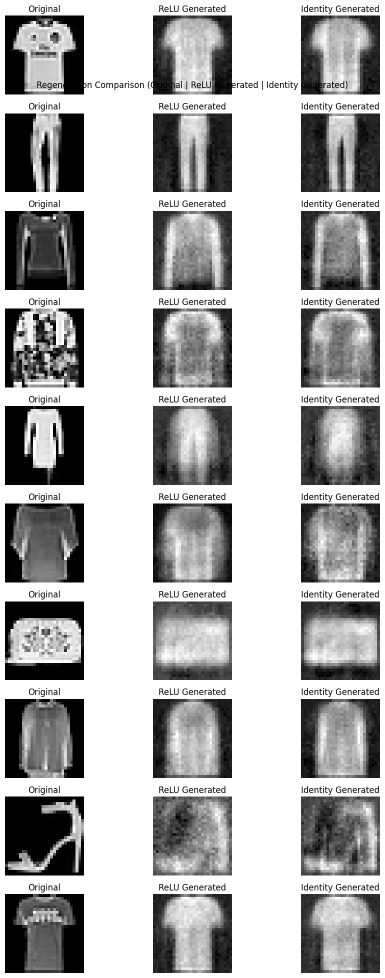
#> input picture A3/Q3/regenerated_images.png, 769 x 1956 px (shown at 1/2 size)
$ python -i C.py   (imports and definitions only)   (older library calls are emulated)
#> lines starting #> are read from the running program, lines starting #| are printed output that depends on the picture
import cv2
import numpy as np
import pandas as pd
from skimage.feature import hog, local_binary_pattern
from sklearn.ensemble import RandomForestClassifier
from sklearn.model_selection import train_test_split
from sklearn.preprocessing import StandardScaler, LabelEncoder
from sklearn.metrics import accuracy_score
import os
import pickle

# Load the labels
labels_df = pd.read_csv('label.csv')
#> (reads A2/Q3/label.csv from the repository)

image_directory = 'data'

def extract_edges(image_path):
    image = cv2.imread(image_path)
    if image is None:
        return None
    gray_image = cv2.cvtColor(image, cv2.COLOR_BGR2GRAY)
    blur_image = cv2.GaussianBlur(gray_image, (11, 11), 0)
    edges = cv2.Canny(blur_image, 100, 200)
    return edges.flatten()

def extract_orb_features(image_path, max_features=128):
    image = cv2.imread(image_path)
    if image is None:
        return None
    gray_image = cv2.cvtColor(image, cv2.COLOR_BGR2GRAY)
    orb = cv2.ORB_create()
    keypoints, descriptors = orb.detectAndCompute(gray_image, None)
    if descriptors is not None:
        if descriptors.shape[0] > max_features:
            descriptors = descriptors[:max_features, :]
        elif descriptors.shape[0] < max_features:
            padding = np.zeros((max_features - descriptors.shape[0], descriptors.shape[1]))
            descriptors = np.vstack((descriptors, padding))
        return descriptors.flatten()
    else:
        return np.zeros(max_features * 32)

def extract_hog_features(image_path):
    image = cv2.imread(image_path, cv2.IMREAD_GRAYSCALE)
    if image is None:
        return None
    image = cv2.resize(image, (256, 256))
    blur_image = cv2.GaussianBlur(image, (11,11), 0)
    features, _ = hog(blur_image, pixels_per_cell=(8, 8), block_norm='L2-Hys', visualize=True)

    # Compute mean, median, variance of HOG features
    mean_hog = np.mean(features)
    median_hog = np.median(features)
    var_hog = np.var(features)

    # Add these statistics to the HOG features
    hog_stats = np.array([mean_hog, median_hog, var_hog])
    combined_hog_features = np.concatenate([features, hog_stats])

    return combined_hog_features

def extract_lbp_features(image_path, radius=1, n_points=8):
    image = cv2.imread(image_path)
    if image is None:
        return None
    gray_image = cv2.cvtColor(image, cv2.COLOR_BGR2GRAY)
    lbp = local_binary_pattern(gray_image, n_points, radius, method='uniform')
    hist, _ = np.histogram(lbp.ravel(), bins=np.arange(0, n_points + 3), range=(0, n_points + 2))
    hist = hist.astype("float")
    hist /= (hist.sum() + 1e-7)
    return hist

def extract_gabor_features(image_path):
    image = cv2.imread(image_path)
    if image is None:
        return None
    gray_image = cv2.cvtColor(image, cv2.COLOR_BGR2GRAY)
    gabor_features = []
    for theta in range(4):
        theta = theta / 4. * np.pi
        for sigma in (1, 3):
            for lamda in np.pi / 4 * np.array([0.5, 1.0]):
                kernel = cv2.getGaborKernel((21, 21), sigma, theta, lamda, 0.5, 0, ktype=cv2.CV_32F)
                filtered_img = cv2.filter2D(gray_image, cv2.CV_8UC3, kernel)
                gabor_features.append(filtered_img.mean())
                gabor_features.append(filtered_img.var())
    return np.array(gabor_features)

def extract_color_histogram(image_path, bins=(8, 8, 8)):
    image = cv2.imread(image_path)
    if image is None:
        return None
    hsv_image = cv2.cvtColor(image, cv2.COLOR_BGR2HSV)
    hist = cv2.calcHist([hsv_image], [0, 1, 2], None, bins, [0, 180, 0, 256, 0, 256])
    hist = cv2.normalize(hist, hist).flatten()
    return hist

# Combine all features into a single feature vector
def extract_combined_features(image_path):
    edges = extract_edges(image_path)
    orb_features = extract_orb_features(image_path)
    hog_features = extract_hog_features(image_path)
    lbp_features = extract_lbp_features(image_path)
    gabor_features = extract_gabor_features(image_path)
    color_histogram = extract_color_histogram(image_path)

    # Ensure all features have a consistent length
    feature_list = [edges, orb_features, hog_features, lbp_features, gabor_features, color_histogram]
    max_length = max(len(f) for f in feature_list if f is not None)

    padded_features = []
    for feature in feature_list:
        if feature is not None:
            if len(feature) < max_length:
                feature = np.pad(feature, (0, max_length - len(feature)), mode='constant')
            padded_features.append(feature)

    combined_features = np.hstack(padded_features)
    return combined_features

# Extract features from all images
features_list = []
file_names = []

# [8 lines not run here, left out]

# Convert to NumPy array
X = np.array(features_list)

# Normalize features
scaler = StandardScaler()
# [1 line that did not run here, left out]

# Encode the labels
label_encoder = LabelEncoder()
y = label_encoder.fit_transform(labels_df['label'])

# Train-test split
# First, select 6000 samples with stratification
# [1 line that did not run here, left out]

# Initialize and train the Random Forest model with the provided best parameters
best_rf_params = {
    'max_depth': 25,
    'min_samples_leaf': 2,
    'min_samples_split': 5,
    'n_estimators': 1000
}

rf = RandomForestClassifier(**best_rf_params, random_state=42)
# [1 line not run here, left out]

# Test the model
# [1 line that did not run here, left out]
# [1 line that did not run here, left out]
# [1 line not run here, left out]

# Optional: Save the model to a file
model_filename = 'trained_random_forest_model.pkl'
# [2 lines not run here, left out]

# Identify misclassified images
# [1 line that did not run here, left out]
# [3 lines not run here, left out]

>>> result = extract_combined_features('A3/Q3/regenerated_images.png')
#> in extract_edges, image is the input picture: shape (1956, 769, 3); min 0, max 255, mean 175.8
#> in extract_edges, `blur_image = cv2.GaussianBlur(gray_image, (11, 11), 0)`:
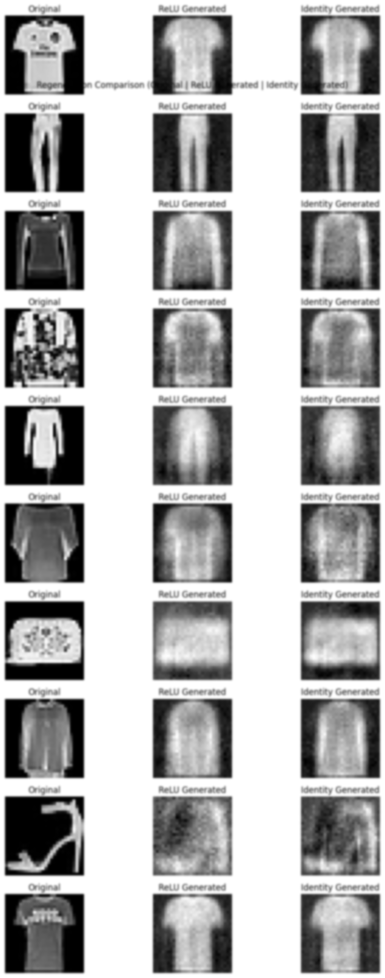
#> blur_image: shape (1956, 769) (shown at 1/2 size); min 0, max 255, mean 175.8
#> in extract_edges, `edges = cv2.Canny(blur_image, 100, 200)`:
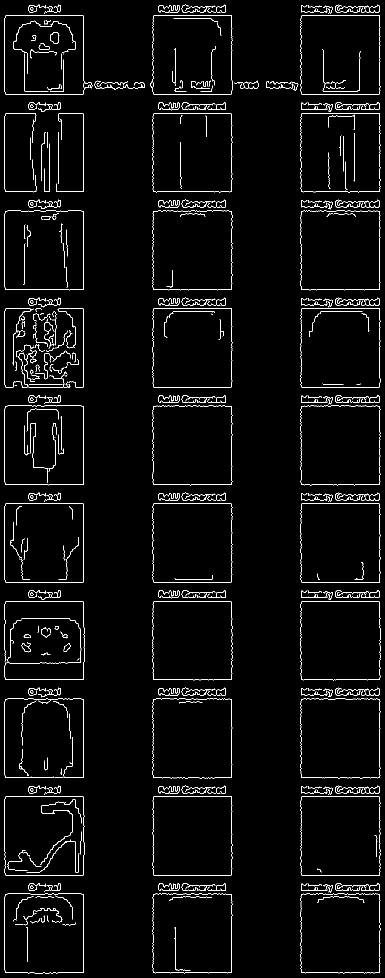
#> edges: shape (1956, 769) (shown at 1/2 size); 2.8% white in thin lines or dots
#> in extract_orb_features, `keypoints, descriptors = orb.detectAndCompute(gray_image, None)`: keypoints = 503 keypoints; strongest (x, y, size): (556, 169, 31), (470, 169, 31), (108, 800, 31), (108, 995, 31)
#> in extract_combined_features, `orb_features = extract_orb_features(image_path)`: orb_features = 4096 values, max 255 at index 589, min 0 at index 481, mean 131.8
#> in extract_hog_features, `image = cv2.resize(image, (256, 256))`:
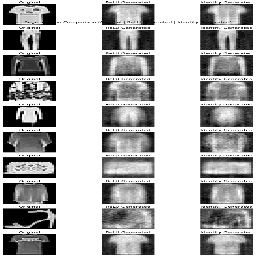
#> image: shape (256, 256); min 0, max 255, mean 175.6
#> in extract_hog_features, `blur_image = cv2.GaussianBlur(image, (11,11), 0)`:
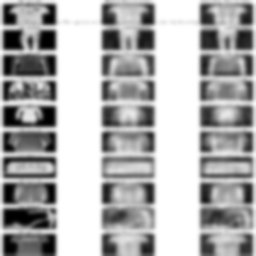
#> blur_image: shape (256, 256); min 0, max 255, mean 175.2
#> in extract_hog_features, `mean_hog = np.mean(features)`: mean_hog = 0.0532
#> in extract_hog_features, `median_hog = np.median(features)`: median_hog = 0.00616
#> in extract_hog_features, `var_hog = np.var(features)`: var_hog = 0.00845
#> in extract_hog_features, `hog_stats = np.array([mean_hog, median_hog, var_hog])`: hog_stats = [0.0532, 0.00616, 0.00845]
#> in extract_lbp_features, `lbp = local_binary_pattern(gray_image, n_points, radius, method='unifo..`:
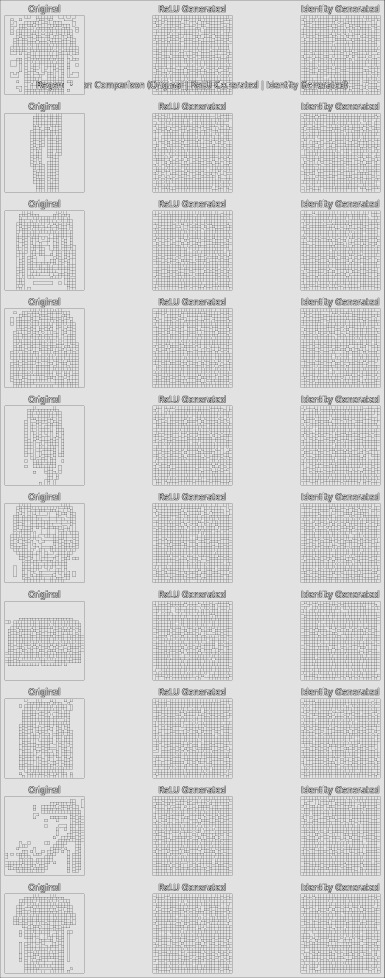
#> lbp: shape (1956, 769) float64 (shown at 1/2 size); min 0, max 9, mean 7.47; drawn with min black and max white
#> in extract_lbp_features, `hist, _ = np.histogram(lbp.ravel(), bins=np.arange(0, n_points + 3), r..`: hist = [18, 742, 315, 25943, 5175, 198688, 17882, 7903, 1242606, 4892]
#> in extract_lbp_features, `hist /= (hist.sum() + 1e-7)`: hist = [1.2e-05, 0.000493, 0.000209, 0.0172, 0.00344, 0.132, 0.0119, 0.00525, 0.826, 0.00325]
#> in extract_combined_features, `lbp_features = extract_lbp_features(image_path)`: lbp_features has the same summary as hist in extract_lbp_features
#> after the loop in extract_gabor_features, `for theta in range(4):`:
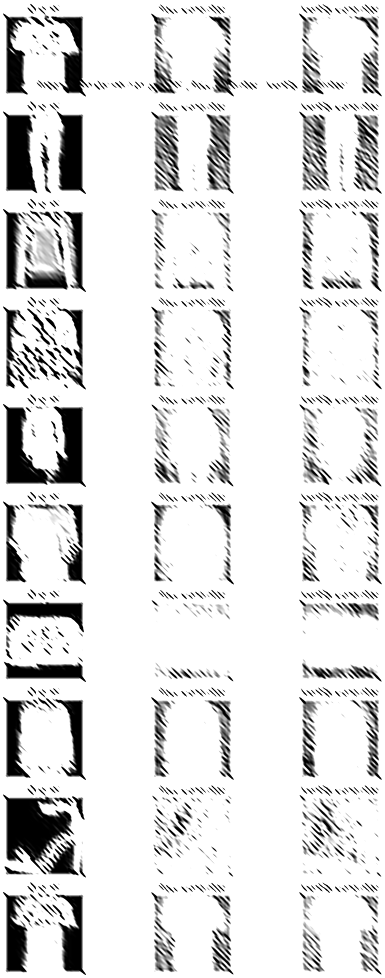
#> filtered_img: shape (1956, 769) (shown at 1/2 size); min 0, max 255, mean 224
#> after the loop in extract_gabor_features, `for theta in range(4):`: gabor_features = 32 values, max 6631.1 at index 3, min 19.32 at index 12, mean 2290.2
#> in extract_color_histogram, `hsv_image = cv2.cvtColor(image, cv2.COLOR_BGR2HSV)`: hsv_image: shape (1956, 769, 3); mean H, S, V 0, 0, 175.8
#> in extract_color_histogram, `hist = cv2.normalize(hist, hist).flatten()`: hist = 512 values, max 0.935 at index 7, min 0 at index 8, mean 0.00355
#> in extract_combined_features, `color_histogram = extract_color_histogram(image_path)`: color_histogram has the same summary as hist in extract_color_histogram
#> in extract_combined_features, `max_length = max(len(f) for f in feature_list if f is not None)`: max_length = 1504164
#> the loop in extract_combined_features, `for feature in feature_list:` made 6 passes
#> after the loop in extract_combined_features, `for feature in feature_list:`: padded_features = 6 items
